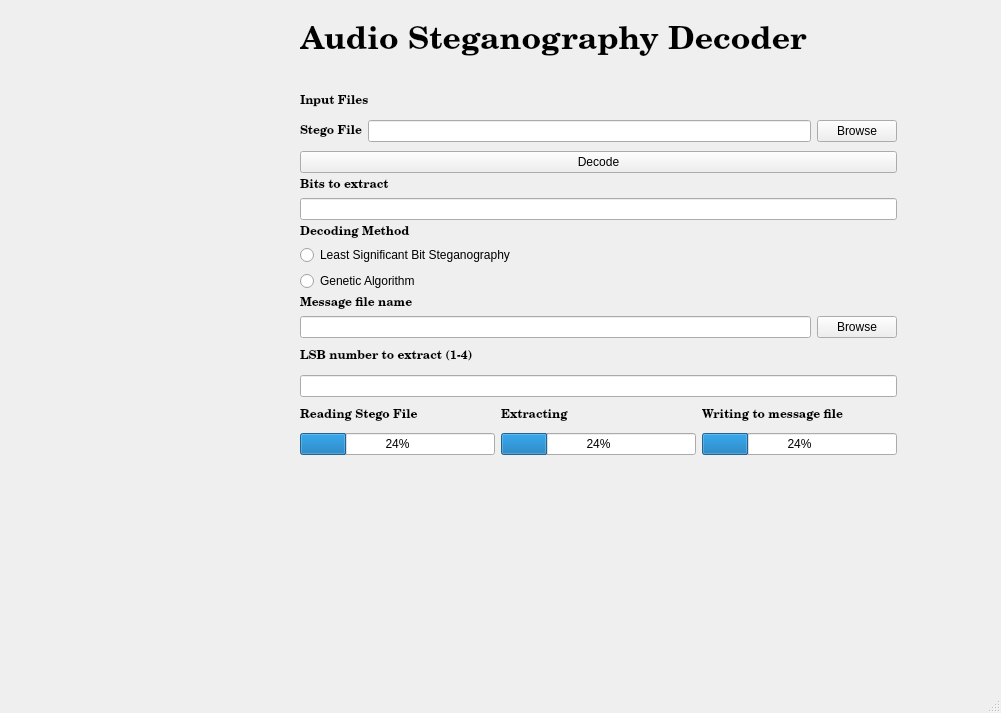
<?xml version="1.0" encoding="UTF-8"?>
<ui version="4.0">
 <class>MainWindow</class>
 <widget class="QMainWindow" name="MainWindow">
  <property name="geometry">
   <rect>
    <x>0</x>
    <y>0</y>
    <width>1001</width>
    <height>713</height>
   </rect>
  </property>
  <property name="windowTitle">
   <string>Audio Steganography Decoder</string>
  </property>
  <widget class="QWidget" name="centralwidget">
   <widget class="QWidget" name="layoutWidget">
    <property name="geometry">
     <rect>
      <x>300</x>
      <y>0</y>
      <width>597</width>
      <height>455</height>
     </rect>
    </property>
    <layout class="QVBoxLayout" name="verticalLayout_4">
     <item>
      <widget class="QLabel" name="label_title">
       <property name="font">
        <font>
         <family>Century Schoolbook L</family>
         <pointsize>24</pointsize>
         <weight>75</weight>
         <bold>true</bold>
        </font>
       </property>
       <property name="text">
        <string>Audio Steganography Decoder</string>
       </property>
      </widget>
     </item>
     <item>
      <layout class="QVBoxLayout" name="verticalLayout">
       <item>
        <widget class="QLabel" name="label_type_2">
         <property name="font">
          <font>
           <family>Century Schoolbook L</family>
           <weight>75</weight>
           <bold>true</bold>
          </font>
         </property>
         <property name="text">
          <string>Input Files</string>
         </property>
        </widget>
       </item>
       <item>
        <layout class="QFormLayout" name="formLayout">
         <item row="0" column="0">
          <widget class="QLabel" name="label_type_4">
           <property name="font">
            <font>
             <family>Century Schoolbook L</family>
             <weight>75</weight>
             <bold>true</bold>
            </font>
           </property>
           <property name="text">
            <string>Stego File</string>
           </property>
          </widget>
         </item>
         <item row="0" column="1">
          <layout class="QHBoxLayout" name="horizontalLayout_3">
           <item>
            <widget class="QLineEdit" name="lineEdit_stego">
             <property name="text">
              <string/>
             </property>
            </widget>
           </item>
           <item>
            <widget class="QPushButton" name="pushButton_browse_stego">
             <property name="text">
              <string>Browse</string>
             </property>
            </widget>
           </item>
          </layout>
         </item>
        </layout>
       </item>
       <item>
        <widget class="QPushButton" name="pushButton_decode">
         <property name="text">
          <string>Decode</string>
         </property>
        </widget>
       </item>
      </layout>
     </item>
     <item>
      <layout class="QVBoxLayout" name="verticalLayout_2">
       <item>
        <widget class="QLabel" name="label_type_3">
         <property name="font">
          <font>
           <family>Century Schoolbook L</family>
           <weight>75</weight>
           <bold>true</bold>
          </font>
         </property>
         <property name="text">
          <string>Bits to extract</string>
         </property>
        </widget>
       </item>
       <item>
        <widget class="QLineEdit" name="lineEdit_bits_to_extract">
         <property name="text">
          <string/>
         </property>
        </widget>
       </item>
       <item>
        <widget class="QLabel" name="label_type">
         <property name="font">
          <font>
           <family>Century Schoolbook L</family>
           <weight>75</weight>
           <bold>true</bold>
          </font>
         </property>
         <property name="text">
          <string>Decoding Method</string>
         </property>
        </widget>
       </item>
       <item>
        <widget class="QRadioButton" name="radioButton_LSB">
         <property name="text">
          <string>Least Significant Bit Steganography</string>
         </property>
        </widget>
       </item>
       <item>
        <widget class="QRadioButton" name="radioButton_GA">
         <property name="text">
          <string>Genetic Algorithm</string>
         </property>
        </widget>
       </item>
       <item>
        <widget class="QLabel" name="label_type_6">
         <property name="font">
          <font>
           <family>Century Schoolbook L</family>
           <weight>75</weight>
           <bold>true</bold>
          </font>
         </property>
         <property name="text">
          <string>Message file name</string>
         </property>
        </widget>
       </item>
      </layout>
     </item>
     <item>
      <layout class="QHBoxLayout" name="horizontalLayout_4">
       <item>
        <widget class="QLineEdit" name="lineEdit_msgname">
         <property name="text">
          <string/>
         </property>
        </widget>
       </item>
       <item>
        <widget class="QPushButton" name="pushButton_browse_message">
         <property name="text">
          <string>Browse</string>
         </property>
        </widget>
       </item>
      </layout>
     </item>
     <item>
      <layout class="QVBoxLayout" name="verticalLayout_3">
       <item>
        <widget class="QLabel" name="label_type_5">
         <property name="font">
          <font>
           <family>Century Schoolbook L</family>
           <weight>75</weight>
           <bold>true</bold>
          </font>
         </property>
         <property name="text">
          <string>LSB number to extract (1-4)</string>
         </property>
        </widget>
       </item>
       <item>
        <widget class="QLineEdit" name="lineEdit_LSB_nr"/>
       </item>
       <item>
        <layout class="QHBoxLayout" name="horizontalLayout">
         <item>
          <widget class="QLabel" name="label_type_19">
           <property name="font">
            <font>
             <family>Century Schoolbook L</family>
             <weight>75</weight>
             <bold>true</bold>
            </font>
           </property>
           <property name="text">
            <string>Reading Stego File</string>
           </property>
          </widget>
         </item>
         <item>
          <widget class="QLabel" name="label_type_20">
           <property name="font">
            <font>
             <family>Century Schoolbook L</family>
             <weight>75</weight>
             <bold>true</bold>
            </font>
           </property>
           <property name="text">
            <string>Extracting</string>
           </property>
          </widget>
         </item>
         <item>
          <widget class="QLabel" name="label_type_21">
           <property name="font">
            <font>
             <family>Century Schoolbook L</family>
             <weight>75</weight>
             <bold>true</bold>
            </font>
           </property>
           <property name="text">
            <string>Writing to message file</string>
           </property>
          </widget>
         </item>
        </layout>
       </item>
      </layout>
     </item>
     <item>
      <layout class="QHBoxLayout" name="horizontalLayout_2">
       <item>
        <widget class="QProgressBar" name="progressBar_reading">
         <property name="value">
          <number>24</number>
         </property>
        </widget>
       </item>
       <item>
        <widget class="QProgressBar" name="progressBar_extracting">
         <property name="value">
          <number>24</number>
         </property>
        </widget>
       </item>
       <item>
        <widget class="QProgressBar" name="progressBar_writing">
         <property name="value">
          <number>24</number>
         </property>
        </widget>
       </item>
      </layout>
     </item>
    </layout>
   </widget>
  </widget>
  <widget class="QMenuBar" name="menubar">
   <property name="geometry">
    <rect>
     <x>0</x>
     <y>0</y>
     <width>1001</width>
     <height>21</height>
    </rect>
   </property>
  </widget>
  <widget class="QStatusBar" name="statusbar"/>
 </widget>
 <resources/>
 <connections>
  <connection>
   <sender>pushButton_decode</sender>
   <signal>clicked()</signal>
   <receiver>progressBar_reading</receiver>
   <slot>reset()</slot>
   <hints>
    <hint type="sourcelabel">
     <x>108</x>
     <y>179</y>
    </hint>
    <hint type="destinationlabel">
     <x>117</x>
     <y>477</y>
    </hint>
   </hints>
  </connection>
  <connection>
   <sender>pushButton_decode</sender>
   <signal>clicked()</signal>
   <receiver>progressBar_extracting</receiver>
   <slot>reset()</slot>
   <hints>
    <hint type="sourcelabel">
     <x>299</x>
     <y>174</y>
    </hint>
    <hint type="destinationlabel">
     <x>316</x>
     <y>485</y>
    </hint>
   </hints>
  </connection>
  <connection>
   <sender>pushButton_decode</sender>
   <signal>clicked()</signal>
   <receiver>progressBar_writing</receiver>
   <slot>reset()</slot>
   <hints>
    <hint type="sourcelabel">
     <x>482</x>
     <y>176</y>
    </hint>
    <hint type="destinationlabel">
     <x>480</x>
     <y>487</y>
    </hint>
   </hints>
  </connection>
  <connection>
   <sender>radioButton_LSB</sender>
   <signal>clicked()</signal>
   <receiver>lineEdit_LSB_nr</receiver>
   <slot>show()</slot>
   <hints>
    <hint type="sourcelabel">
     <x>51</x>
     <y>285</y>
    </hint>
    <hint type="destinationlabel">
     <x>51</x>
     <y>417</y>
    </hint>
   </hints>
  </connection>
  <connection>
   <sender>radioButton_LSB</sender>
   <signal>clicked()</signal>
   <receiver>label_type_5</receiver>
   <slot>show()</slot>
   <hints>
    <hint type="sourcelabel">
     <x>72</x>
     <y>294</y>
    </hint>
    <hint type="destinationlabel">
     <x>72</x>
     <y>405</y>
    </hint>
   </hints>
  </connection>
  <connection>
   <sender>radioButton_GA</sender>
   <signal>clicked()</signal>
   <receiver>label_type_5</receiver>
   <slot>hide()</slot>
   <hints>
    <hint type="sourcelabel">
     <x>93</x>
     <y>318</y>
    </hint>
    <hint type="destinationlabel">
     <x>93</x>
     <y>399</y>
    </hint>
   </hints>
  </connection>
  <connection>
   <sender>radioButton_GA</sender>
   <signal>clicked()</signal>
   <receiver>lineEdit_LSB_nr</receiver>
   <slot>hide()</slot>
   <hints>
    <hint type="sourcelabel">
     <x>151</x>
     <y>318</y>
    </hint>
    <hint type="destinationlabel">
     <x>112</x>
     <y>420</y>
    </hint>
   </hints>
  </connection>
 </connections>
</ui>
